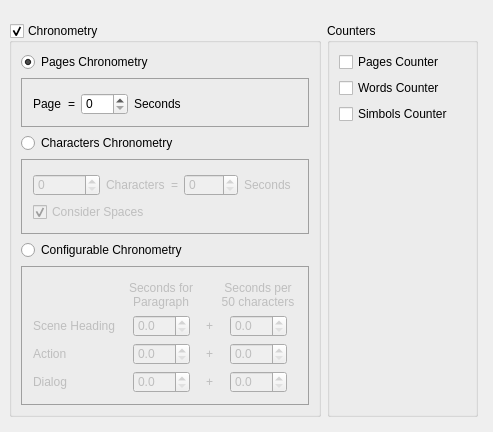
            <widget class="QWidget" name="chronometryPage">
             <property name="styleSheet">
              <string notr="true">#pagesChronometryGroup, #charactersChronometryGroup, #configurableChronometryGroup {
    margin-top: 0ex; /* leave space at the top for the title */
    border: 1px solid palette(dark);
}</string>
             </property>
             <layout class="QGridLayout" name="gridLayout_12">
              <property name="leftMargin">
               <number>0</number>
              </property>
              <property name="topMargin">
               <number>0</number>
              </property>
              <property name="rightMargin">
               <number>0</number>
              </property>
              <property name="bottomMargin">
               <number>0</number>
              </property>
              <property name="spacing">
               <number>0</number>
              </property>
              <item row="0" column="0">
               <widget class="QLabel" name="topRightEmptyLabel_4">
                <property name="text">
                 <string/>
                </property>
               </widget>
              </item>
              <item row="1" column="0">
               <widget class="QWidget" name="chronometryPageWidget" native="true">
                <layout class="QGridLayout" name="gridLayout_15">
                 <item row="0" column="0">
                  <widget class="QGroupBox" name="chronometryGroup">
                   <property name="title">
                    <string>Chronometry</string>
                   </property>
                   <property name="checkable">
                    <bool>true</bool>
                   </property>
                   <layout class="QVBoxLayout" name="verticalLayout_4">
                    <item>
                     <layout class="QHBoxLayout" name="horizontalLayout_7">
                      <item>
                       <widget class="QRadioButton" name="pagesChronometry">
                        <property name="text">
                         <string>Pages Chronometry</string>
                        </property>
                        <property name="checked">
                         <bool>true</bool>
                        </property>
                       </widget>
                      </item>
                      <item>
                       <widget class="ToolTipLabel" name="label_29">
                        <property name="maximumSize">
                         <size>
                          <width>16</width>
                          <height>16</height>
                         </size>
                        </property>
                        <property name="toolTip">
                         <string>For standard template and compatible</string>
                        </property>
                        <property name="text">
                         <string/>
                        </property>
                        <property name="pixmap">
                         <pixmap resource="../../../scenarist-core/Resources/Resources.qrc">:/Graphics/Icons/help.png</pixmap>
                        </property>
                        <property name="scaledContents">
                         <bool>true</bool>
                        </property>
                       </widget>
                      </item>
                      <item>
                       <spacer name="horizontalSpacer_18">
                        <property name="orientation">
                         <enum>Qt::Horizontal</enum>
                        </property>
                        <property name="sizeHint" stdset="0">
                         <size>
                          <width>40</width>
                          <height>20</height>
                         </size>
                        </property>
                       </spacer>
                      </item>
                     </layout>
                    </item>
                    <item>
                     <widget class="QGroupBox" name="pagesChronometryGroup">
                      <property name="enabled">
                       <bool>true</bool>
                      </property>
                      <property name="title">
                       <string/>
                      </property>
                      <layout class="QHBoxLayout" name="horizontalLayout_8">
                       <item>
                        <widget class="QLabel" name="label_4">
                         <property name="text">
                          <string>Page</string>
                         </property>
                        </widget>
                       </item>
                       <item>
                        <widget class="QLabel" name="label_27">
                         <property name="text">
                          <string>=</string>
                         </property>
                        </widget>
                       </item>
                       <item>
                        <widget class="QSpinBox" name="pagesChronometrySeconds">
                         <property name="maximum">
                          <number>100</number>
                         </property>
                        </widget>
                       </item>
                       <item>
                        <widget class="QLabel" name="label_28">
                         <property name="text">
                          <string>Seconds</string>
                         </property>
                        </widget>
                       </item>
                       <item>
                        <spacer name="horizontalSpacer_6">
                         <property name="orientation">
                          <enum>Qt::Horizontal</enum>
                         </property>
                         <property name="sizeType">
                          <enum>QSizePolicy::MinimumExpanding</enum>
                         </property>
                         <property name="sizeHint" stdset="0">
                          <size>
                           <width>0</width>
                           <height>20</height>
                          </size>
                         </property>
                        </spacer>
                       </item>
                      </layout>
                     </widget>
                    </item>
                    <item>
                     <widget class="QRadioButton" name="charactersChronometry">
                      <property name="text">
                       <string>Characters Chronometry</string>
                      </property>
                     </widget>
                    </item>
                    <item>
                     <widget class="QGroupBox" name="charactersChronometryGroup">
                      <property name="enabled">
                       <bool>false</bool>
                      </property>
                      <property name="title">
                       <string/>
                      </property>
                      <layout class="QGridLayout" name="gridLayout_14">
                       <item row="0" column="0">
                        <widget class="QSpinBox" name="charactersChronometryCharacters">
                         <property name="maximum">
                          <number>100000</number>
                         </property>
                        </widget>
                       </item>
                       <item row="0" column="2">
                        <widget class="QLabel" name="label_6">
                         <property name="text">
                          <string>=</string>
                         </property>
                        </widget>
                       </item>
                       <item row="0" column="3">
                        <widget class="QSpinBox" name="charactersChronometrySeconds">
                         <property name="maximum">
                          <number>1000</number>
                         </property>
                        </widget>
                       </item>
                       <item row="0" column="4">
                        <widget class="QLabel" name="label_7">
                         <property name="text">
                          <string>Seconds</string>
                         </property>
                        </widget>
                       </item>
                       <item row="0" column="1">
                        <widget class="QLabel" name="label_5">
                         <property name="text">
                          <string>Characters</string>
                         </property>
                        </widget>
                       </item>
                       <item row="1" column="0" colspan="7">
                        <widget class="QCheckBox" name="charactersChronometryConsiderSpaces">
                         <property name="text">
                          <string>Consider Spaces</string>
                         </property>
                         <property name="checked">
                          <bool>true</bool>
                         </property>
                        </widget>
                       </item>
                       <item row="0" column="5" colspan="2">
                        <spacer name="horizontalSpacer_7">
                         <property name="orientation">
                          <enum>Qt::Horizontal</enum>
                         </property>
                         <property name="sizeType">
                          <enum>QSizePolicy::MinimumExpanding</enum>
                         </property>
                         <property name="sizeHint" stdset="0">
                          <size>
                           <width>0</width>
                           <height>20</height>
                          </size>
                         </property>
                        </spacer>
                       </item>
                      </layout>
                     </widget>
                    </item>
                    <item>
                     <widget class="QRadioButton" name="configurableChronometry">
                      <property name="text">
                       <string>Configurable Chronometry</string>
                      </property>
                     </widget>
                    </item>
                    <item>
                     <widget class="QGroupBox" name="configurableChronometryGroup">
                      <property name="enabled">
                       <bool>false</bool>
                      </property>
                      <property name="title">
                       <string/>
                      </property>
                      <layout class="QGridLayout" name="gridLayout_3">
                       <item row="1" column="0">
                        <widget class="QLabel" name="label">
                         <property name="text">
                          <string>Scene Heading</string>
                         </property>
                        </widget>
                       </item>
                       <item row="3" column="8">
                        <widget class="QDoubleSpinBox" name="configurableChronometrySecondsPer50CharactersDialog">
                         <property name="decimals">
                          <number>1</number>
                         </property>
                        </widget>
                       </item>
                       <item row="1" column="7">
                        <spacer name="horizontalSpacer_3">
                         <property name="orientation">
                          <enum>Qt::Horizontal</enum>
                         </property>
                         <property name="sizeType">
                          <enum>QSizePolicy::Preferred</enum>
                         </property>
                         <property name="sizeHint" stdset="0">
                          <size>
                           <width>0</width>
                           <height>20</height>
                          </size>
                         </property>
                        </spacer>
                       </item>
                       <item row="3" column="0">
                        <widget class="QLabel" name="label_9">
                         <property name="text">
                          <string>Dialog</string>
                         </property>
                        </widget>
                       </item>
                       <item row="3" column="6">
                        <widget class="QLabel" name="label_12">
                         <property name="text">
                          <string>+</string>
                         </property>
                         <property name="alignment">
                          <set>Qt::AlignCenter</set>
                         </property>
                        </widget>
                       </item>
                       <item row="0" column="7" colspan="3">
                        <widget class="QLabel" name="label_14">
                         <property name="text">
                          <string>Seconds per
50 characters</string>
                         </property>
                         <property name="alignment">
                          <set>Qt::AlignCenter</set>
                         </property>
                        </widget>
                       </item>
                       <item row="1" column="5">
                        <spacer name="horizontalSpacer_2">
                         <property name="orientation">
                          <enum>Qt::Horizontal</enum>
                         </property>
                         <property name="sizeType">
                          <enum>QSizePolicy::Preferred</enum>
                         </property>
                         <property name="sizeHint" stdset="0">
                          <size>
                           <width>0</width>
                           <height>20</height>
                          </size>
                         </property>
                        </spacer>
                       </item>
                       <item row="2" column="0">
                        <widget class="QLabel" name="label_8">
                         <property name="text">
                          <string>Action</string>
                         </property>
                        </widget>
                       </item>
                       <item row="2" column="6">
                        <widget class="QLabel" name="label_11">
                         <property name="text">
                          <string>+</string>
                         </property>
                         <property name="alignment">
                          <set>Qt::AlignCenter</set>
                         </property>
                        </widget>
                       </item>
                       <item row="1" column="2">
                        <spacer name="horizontalSpacer">
                         <property name="orientation">
                          <enum>Qt::Horizontal</enum>
                         </property>
                         <property name="sizeType">
                          <enum>QSizePolicy::Preferred</enum>
                         </property>
                         <property name="sizeHint" stdset="0">
                          <size>
                           <width>0</width>
                           <height>20</height>
                          </size>
                         </property>
                        </spacer>
                       </item>
                       <item row="1" column="3" colspan="2">
                        <widget class="QDoubleSpinBox" name="configurableChronometrySecondsForParagraphSceneHeading">
                         <property name="decimals">
                          <number>1</number>
                         </property>
                        </widget>
                       </item>
                       <item row="1" column="6">
                        <widget class="QLabel" name="label_10">
                         <property name="text">
                          <string>+</string>
                         </property>
                         <property name="alignment">
                          <set>Qt::AlignCenter</set>
                         </property>
                        </widget>
                       </item>
                       <item row="1" column="8">
                        <widget class="QDoubleSpinBox" name="configurableChronometrySecondsPer50CharactersSceneHeading">
                         <property name="decimals">
                          <number>1</number>
                         </property>
                        </widget>
                       </item>
                       <item row="2" column="3" colspan="2">
                        <widget class="QDoubleSpinBox" name="configurableChronometrySecondsForParagraphAction">
                         <property name="decimals">
                          <number>1</number>
                         </property>
                        </widget>
                       </item>
                       <item row="1" column="9">
                        <spacer name="horizontalSpacer_4">
                         <property name="orientation">
                          <enum>Qt::Horizontal</enum>
                         </property>
                         <property name="sizeType">
                          <enum>QSizePolicy::Preferred</enum>
                         </property>
                         <property name="sizeHint" stdset="0">
                          <size>
                           <width>0</width>
                           <height>20</height>
                          </size>
                         </property>
                        </spacer>
                       </item>
                       <item row="2" column="8">
                        <widget class="QDoubleSpinBox" name="configurableChronometrySecondsPer50CharactersAction">
                         <property name="decimals">
                          <number>1</number>
                         </property>
                        </widget>
                       </item>
                       <item row="0" column="2" colspan="4">
                        <widget class="QLabel" name="label_13">
                         <property name="text">
                          <string>Seconds for
Paragraph</string>
                         </property>
                         <property name="alignment">
                          <set>Qt::AlignCenter</set>
                         </property>
                        </widget>
                       </item>
                       <item row="1" column="1">
                        <spacer name="horizontalSpacer_8">
                         <property name="orientation">
                          <enum>Qt::Horizontal</enum>
                         </property>
                         <property name="sizeType">
                          <enum>QSizePolicy::Preferred</enum>
                         </property>
                         <property name="sizeHint" stdset="0">
                          <size>
                           <width>0</width>
                           <height>20</height>
                          </size>
                         </property>
                        </spacer>
                       </item>
                       <item row="3" column="3" colspan="2">
                        <widget class="QDoubleSpinBox" name="configurableChronometrySecondsForParagraphDialog">
                         <property name="decimals">
                          <number>1</number>
                         </property>
                        </widget>
                       </item>
                      </layout>
                     </widget>
                    </item>
                   </layout>
                  </widget>
                 </item>
                 <item row="1" column="0">
                  <widget class="QWidget" name="widget" native="true">
                   <property name="sizePolicy">
                    <sizepolicy hsizetype="Preferred" vsizetype="Expanding">
                     <horstretch>0</horstretch>
                     <verstretch>1</verstretch>
                    </sizepolicy>
                   </property>
                  </widget>
                 </item>
                 <item row="0" column="2">
                  <widget class="QWidget" name="widget_2" native="true">
                   <property name="sizePolicy">
                    <sizepolicy hsizetype="Expanding" vsizetype="Preferred">
                     <horstretch>1</horstretch>
                     <verstretch>0</verstretch>
                    </sizepolicy>
                   </property>
                  </widget>
                 </item>
                 <item row="0" column="1">
                  <widget class="QGroupBox" name="countersGroup">
                   <property name="sizePolicy">
                    <sizepolicy hsizetype="Preferred" vsizetype="Preferred">
                     <horstretch>0</horstretch>
                     <verstretch>0</verstretch>
                    </sizepolicy>
                   </property>
                   <property name="title">
                    <string>Counters</string>
                   </property>
                   <layout class="QGridLayout" name="gridLayout_4">
                    <item row="2" column="0">
                     <layout class="QHBoxLayout" name="horizontalLayout_2">
                      <item>
                       <widget class="QCheckBox" name="simbolsCounter">
                        <property name="text">
                         <string>Simbols Counter</string>
                        </property>
                       </widget>
                      </item>
                      <item>
                       <widget class="ToolTipLabel" name="label_3">
                        <property name="maximumSize">
                         <size>
                          <width>16</width>
                          <height>16</height>
                         </size>
                        </property>
                        <property name="toolTip">
                         <string>Simbols without spaces | Simbols with spaces</string>
                        </property>
                        <property name="text">
                         <string/>
                        </property>
                        <property name="pixmap">
                         <pixmap resource="../../../scenarist-core/Resources/Resources.qrc">:/Graphics/Icons/help.png</pixmap>
                        </property>
                        <property name="scaledContents">
                         <bool>true</bool>
                        </property>
                       </widget>
                      </item>
                     </layout>
                    </item>
                    <item row="0" column="0">
                     <layout class="QHBoxLayout" name="horizontalLayout">
                      <item>
                       <widget class="QCheckBox" name="pagesCounter">
                        <property name="text">
                         <string>Pages Counter</string>
                        </property>
                       </widget>
                      </item>
                      <item>
                       <widget class="ToolTipLabel" name="label_2">
                        <property name="maximumSize">
                         <size>
                          <width>16</width>
                          <height>16</height>
                         </size>
                        </property>
                        <property name="toolTip">
                         <string>Pages Mode only</string>
                        </property>
                        <property name="text">
                         <string/>
                        </property>
                        <property name="pixmap">
                         <pixmap resource="../../../scenarist-core/Resources/Resources.qrc">:/Graphics/Icons/help.png</pixmap>
                        </property>
                        <property name="scaledContents">
                         <bool>true</bool>
                        </property>
                       </widget>
                      </item>
                     </layout>
                    </item>
                    <item row="1" column="0">
                     <widget class="QCheckBox" name="wordsCounter">
                      <property name="text">
                       <string>Words Counter</string>
                      </property>
                     </widget>
                    </item>
                    <item row="3" column="0">
                     <spacer name="verticalSpacer_5">
                      <property name="orientation">
                       <enum>Qt::Vertical</enum>
                      </property>
                      <property name="sizeHint" stdset="0">
                       <size>
                        <width>20</width>
                        <height>40</height>
                       </size>
                      </property>
                     </spacer>
                    </item>
                   </layout>
                  </widget>
                 </item>
                </layout>
               </widget>
              </item>
             </layout>
            </widget>
